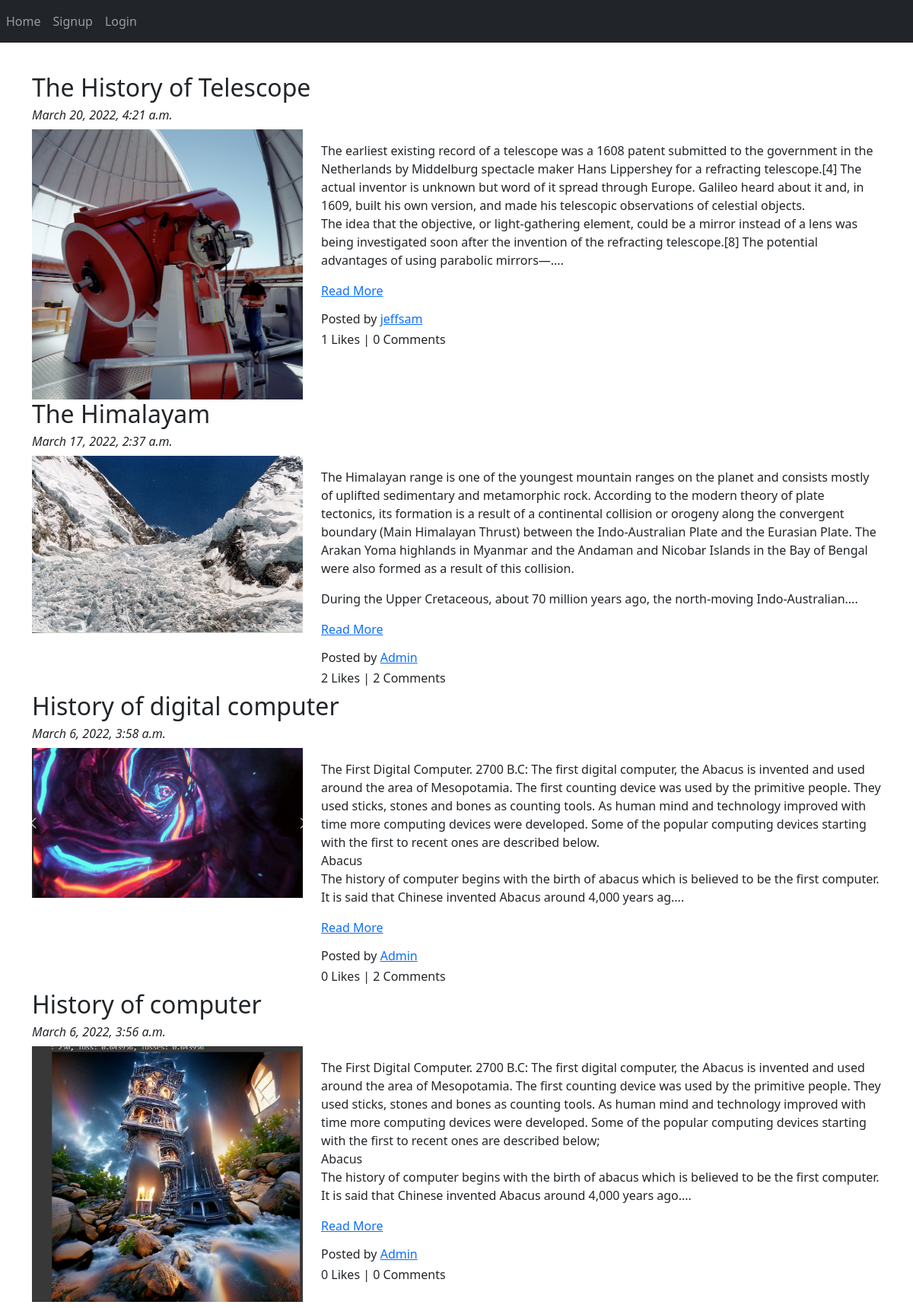
Screenshot of /blog/ with the database file from the repository.
### App_Blog/models.py (models this page shows, shortened)
class Blog(models.Model):
    author = models.ForeignKey(User, on_delete=models.CASCADE, related_name='post_author')
    blog_title = models.CharField(max_length=264, verbose_name='Put a Title')
    slug = models.SlugField(max_length=200, unique=True)
    blog_content = models.TextField(verbose_name='What is on your mind?')
    blog_image = models.ImageField(upload_to='blog_images', verbose_name='Blog Image')
    publish_date = models.DateTimeField(auto_now_add=True)
    update_date = models.DateTimeField(auto_now=True)
    class Meta:
        ordering = ('-publish_date',)

### App_Blog/views.py (the view)
# urls.py: path('',views.BlogList.as_view(), name='blog_list'),
class BlogList(ListView):
    context_object_name = 'blogs'
    model = Blog
    template_name = 'App_Blog/blog_list.html'
    queryset = Blog.objects.order_by('-publish_date',)

### App_Blog/templatetags/custom_filters.py (called while the page is built)
def range_filter(value):
    return value[0:600] + "...."

### templates/App_Blog/blog_list.html (shortened to what this page needs)
{% extends 'base.html' %}
{% load custom_filters %}
{% block body_block %}
{% for blog in blogs %}
<h2>{{ blog.blog_title }}</h2>
<h6><i>{{ blog.publish_date }}</i></h6>
<div class="row">
    <div class="col-sm-4" >
        <img src="/media/{{ blog.blog_image }}" alt="{{ blog.blog_title }}" width="100%">
    </div>
    <div class="col-sm-8">
        <p>
            {{ blog.blog_content | range_filter | linebreaks  }}
            <a href="{% url 'App_Blog:blog_details' slug=blog.slug %}">Read More</a>
        </p>
    <h6> Posted by <a href="#">{{ blog.author }}</a></h6>
    <h6>{{ blog.liked_blog.count}} Likes | {{ blog.blog_comment.count }} Comments</h6>
    </div>
</div>
{% endfor %}
{% endblock %}

### templates/base.html (shortened to what this page needs)
<!doctype html>
<html lang="en">
  <head>
    <link href="https://cdn.jsdelivr.net/npm/bootstrap@5.1.3/dist/css/bootstrap.min.css" rel="stylesheet">
    <link rel="stylesheet" href="https://maxcdn.bootstrapcdn.com/font-awesome/4.7.0/css/font-awesome.min.css">
  </head>
  <body>
    <nav class="navbar navbar-expand-sm bg-dark navbar-dark">
        <ul class="navbar-nav">
          <li class="nav-item">
            <a class="nav-link" href="{% url 'index' %}">Home</a>
          </li>
          {% if user.is_authenticated %}
          <li class="nav-item">
            <a class="nav-link" href="{% url 'App_Blog:create_blog' %}">Write Blog</a>
          </li>
          <li class="nav-item">
            <a class="nav-link" href="{% url 'App_Login:profile' %}">Profile</a>
          </li>
          <li class="nav-item">
            <a class="nav-link" href="{% url 'App_Login:logout' %}">Logout</a>
          </li>
          {% else %}
          <li class="nav-item">
            <a class="nav-link" href="{% url 'App_Login:signup' %}">Signup</a>
          </li>
          <li class="nav-item">
            <a class="nav-link" href="{% url 'App_Login:signin' %}">Login</a>
          </li>
          {% endif %}
        </ul>
    </nav>
    <div class="container" style="padding-top:20px">
    </div>
    <div class="container" style="padding-top:20px">
      {% block body_block %}
      {% endblock %}
    </div>
  </body>
</html>

### rows the page displays
Blog: blog_title "The History of Telescope", publish_date "March 20, 2022, 4:21 a.m.", blog_image (picture), blog_content|range_filter "The earliest existing record of a telescope was a 1608 patent submitted to the government in the Netherlands by Middelburg spectacle maker Hans Lippershey for a refracting telescope.[4] The actual inventor is unknown but word of it spread through Europe. Galileo heard about it and, in 1609, built his own version, and made his telescopic observations of celestial objects. The idea that the objective, or light-gathering element, could be a mirror instead of a lens was being investigated soon after the invention of the refracting telescope.[8] The potential advantages of using parabolic mirrors—....", author "jeffsam", liked_blog.count "1", blog_comment.count "0"
Blog: blog_title "The Himalayam", publish_date "March 17, 2022, 2:37 a.m.", blog_image (picture), blog_content|range_filter "The Himalayan range is one of the youngest mountain ranges on the planet and consists mostly of uplifted sedimentary and metamorphic rock. According to the modern theory of plate tectonics, its formation is a result of a continental collision or orogeny along the convergent boundary (Main Himalayan Thrust) between the Indo-Australian Plate and the Eurasian Plate. The Arakan Yoma highlands in Myanmar and the Andaman and Nicobar Islands in the Bay of Bengal were also formed as a result of this collision. During the Upper Cretaceous, about 70 million years ago, the north-moving Indo-Australian....", author "Admin", liked_blog.count "2", blog_comment.count "2"
Blog: blog_title "History of digital computer", publish_date "March 6, 2022, 3:58 a.m.", blog_image (picture), blog_content|range_filter "The First Digital Computer. 2700 B.C: The first digital computer, the Abacus is invented and used around the area of Mesopotamia. The first counting device was used by the primitive people. They used sticks, stones and bones as counting tools. As human mind and technology improved with time more computing devices were developed. Some of the popular computing devices starting with the first to recent ones are described below. Abacus The history of computer begins with the birth of abacus which is believed to be the first computer. It is said that Chinese invented Abacus around 4,000 years ag....", author "Admin", liked_blog.count "0", blog_comment.count "2"
Blog: blog_title "History of computer", publish_date "March 6, 2022, 3:56 a.m.", blog_image (picture), blog_content|range_filter "The First Digital Computer. 2700 B.C: The first digital computer, the Abacus is invented and used around the area of Mesopotamia. The first counting device was used by the primitive people. They used sticks, stones and bones as counting tools. As human mind and technology improved with time more computing devices were developed. Some of the popular computing devices starting with the first to recent ones are described below; Abacus The history of computer begins with the birth of abacus which is believed to be the first computer. It is said that Chinese invented Abacus around 4,000 years ago....", author "Admin", liked_blog.count "0", blog_comment.count "0"
